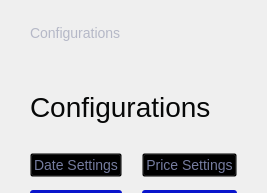
     <widget class="QFrame" name="config_main_frame">
      <property name="styleSheet">
       <string notr="true">#config_small_header{
	font-size: 14px;
	color: #B5B8C7;
}

#config_header {
	font-size: 28px;
	color: #070808;
}</string>
      </property>
      <property name="frameShape">
       <enum>QFrame::NoFrame</enum>
      </property>
      <property name="frameShadow">
       <enum>QFrame::Raised</enum>
      </property>
      <layout class="QVBoxLayout" name="config_main_layout" stretch="0,0,0">
       <property name="spacing">
        <number>0</number>
       </property>
       <property name="leftMargin">
        <number>30</number>
       </property>
       <property name="topMargin">
        <number>25</number>
       </property>
       <property name="rightMargin">
        <number>30</number>
       </property>
       <property name="bottomMargin">
        <number>0</number>
       </property>
       <item>
        <widget class="QLabel" name="config_small_header">
         <property name="text">
          <string>Configurations</string>
         </property>
        </widget>
       </item>
       <item>
        <widget class="QLabel" name="config_header">
         <property name="styleSheet">
          <string notr="true">margin-top: 50px;
margin-bottom: 30px;</string>
         </property>
         <property name="text">
          <string>Configurations</string>
         </property>
         <property name="alignment">
          <set>Qt::AlignJustify|Qt::AlignVCenter</set>
         </property>
        </widget>
       </item>
       <item alignment="Qt::AlignLeft">
        <widget class="QFrame" name="config_menu_frame">
         <property name="minimumSize">
          <size>
           <width>0</width>
           <height>40</height>
          </size>
         </property>
         <property name="maximumSize">
          <size>
           <width>16777215</width>
           <height>40</height>
          </size>
         </property>
         <property name="styleSheet">
          <string notr="true">QLabel {
	background: #0915CC;
	border-top-left-radius: 3px;
	border-top-right-radius: 3px;
}

QPushButton {
	background: transparent;
	font-size: 14px;
	color: #757C9F;
	outline: 0;
}

QPushButton:hover {
	color: #0915CC;
}

QPushButton[selected=true] {
	color: #0915CC;
}</string>
         </property>
         <property name="frameShape">
          <enum>QFrame::NoFrame</enum>
         </property>
         <property name="frameShadow">
          <enum>QFrame::Raised</enum>
         </property>
         <layout class="QHBoxLayout" name="config_menu_layout">
          <property name="spacing">
           <number>20</number>
          </property>
          <property name="leftMargin">
           <number>0</number>
          </property>
          <property name="topMargin">
           <number>0</number>
          </property>
          <property name="rightMargin">
           <number>0</number>
          </property>
          <property name="bottomMargin">
           <number>0</number>
          </property>
          <item>
           <widget class="QFrame" name="config_date_frame">
            <property name="frameShape">
             <enum>QFrame::NoFrame</enum>
            </property>
            <property name="frameShadow">
             <enum>QFrame::Raised</enum>
            </property>
            <property name="midLineWidth">
             <number>0</number>
            </property>
            <layout class="QVBoxLayout" name="config_date_layout" stretch="2,0">
             <property name="spacing">
              <number>0</number>
             </property>
             <property name="leftMargin">
              <number>0</number>
             </property>
             <property name="topMargin">
              <number>0</number>
             </property>
             <property name="rightMargin">
              <number>0</number>
             </property>
             <property name="bottomMargin">
              <number>0</number>
             </property>
             <item alignment="Qt::AlignTop">
              <widget class="QPushButton" name="config_date_butt">
               <property name="cursor">
                <cursorShape>PointingHandCursor</cursorShape>
               </property>
               <property name="styleSheet">
                <string notr="true"/>
               </property>
               <property name="text">
                <string>Date Settings</string>
               </property>
               <property name="checkable">
                <bool>true</bool>
               </property>
              </widget>
             </item>
             <item>
              <widget class="QLabel" name="config_date_line">
               <property name="sizePolicy">
                <sizepolicy hsizetype="Preferred" vsizetype="Preferred">
                 <horstretch>0</horstretch>
                 <verstretch>0</verstretch>
                </sizepolicy>
               </property>
               <property name="minimumSize">
                <size>
                 <width>0</width>
                 <height>3</height>
                </size>
               </property>
               <property name="maximumSize">
                <size>
                 <width>16777215</width>
                 <height>3</height>
                </size>
               </property>
               <property name="contextMenuPolicy">
                <enum>Qt::DefaultContextMenu</enum>
               </property>
               <property name="styleSheet">
                <string notr="true"/>
               </property>
               <property name="text">
                <string/>
               </property>
               <property name="textInteractionFlags">
                <set>Qt::LinksAccessibleByMouse</set>
               </property>
              </widget>
             </item>
            </layout>
           </widget>
          </item>
          <item>
           <widget class="QFrame" name="config_price_frame">
            <property name="frameShape">
             <enum>QFrame::NoFrame</enum>
            </property>
            <property name="frameShadow">
             <enum>QFrame::Raised</enum>
            </property>
            <property name="midLineWidth">
             <number>0</number>
            </property>
            <layout class="QVBoxLayout" name="config_price_layout" stretch="2,0">
             <property name="spacing">
              <number>0</number>
             </property>
             <property name="leftMargin">
              <number>0</number>
             </property>
             <property name="topMargin">
              <number>0</number>
             </property>
             <property name="rightMargin">
              <number>0</number>
             </property>
             <property name="bottomMargin">
              <number>0</number>
             </property>
             <item alignment="Qt::AlignTop">
              <widget class="QPushButton" name="config_price_butt">
               <property name="cursor">
                <cursorShape>PointingHandCursor</cursorShape>
               </property>
               <property name="styleSheet">
                <string notr="true"/>
               </property>
               <property name="text">
                <string>Price Settings</string>
               </property>
               <property name="checkable">
                <bool>true</bool>
               </property>
              </widget>
             </item>
             <item>
              <widget class="QLabel" name="config_price_line">
               <property name="sizePolicy">
                <sizepolicy hsizetype="Preferred" vsizetype="Preferred">
                 <horstretch>0</horstretch>
                 <verstretch>0</verstretch>
                </sizepolicy>
               </property>
               <property name="minimumSize">
                <size>
                 <width>0</width>
                 <height>3</height>
                </size>
               </property>
               <property name="maximumSize">
                <size>
                 <width>16777215</width>
                 <height>3</height>
                </size>
               </property>
               <property name="contextMenuPolicy">
                <enum>Qt::DefaultContextMenu</enum>
               </property>
               <property name="styleSheet">
                <string notr="true"/>
               </property>
               <property name="text">
                <string/>
               </property>
               <property name="textInteractionFlags">
                <set>Qt::LinksAccessibleByMouse</set>
               </property>
              </widget>
             </item>
            </layout>
           </widget>
          </item>
         </layout>
        </widget>
       </item>
      </layout>
     </widget>
